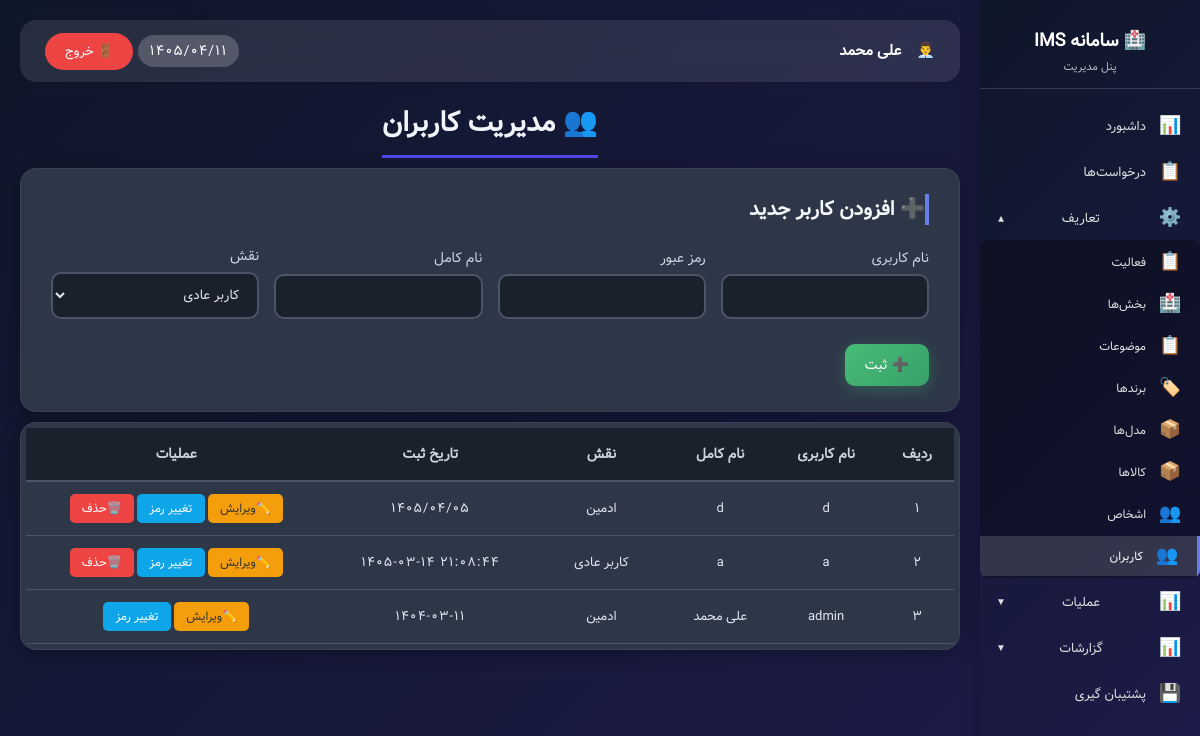
/admin_users.php (signed in), run on the app's committed database.
### tables this page shows
CREATE TABLE `users` (
  `id` int NOT NULL AUTO_INCREMENT,
  `username` varchar(50) NOT NULL,
  `password` varchar(255) NOT NULL,
  `fullname` varchar(100) NOT NULL,
  `role` enum('admin','user') DEFAULT 'user',
  `created_at` varchar(50) DEFAULT NULL,
  PRIMARY KEY (`id`),
  UNIQUE KEY `username` (`username`)
);

### assets/jdf.php (called while the page is built, shortened)
<?php
function gregorian_to_jalali($g_y, $g_m, $g_d)
{
    $g_days_in_month = array(31, 28, 31, 30, 31, 30, 31, 31, 30, 31, 30, 31);
    $j_days_in_month = array(31, 31, 31, 31, 31, 31, 30, 30, 30, 30, 30, 29);
    $gy = $g_y - 1600;
    $gm = $g_m - 1;
    $gd = $g_d - 1;
    $g_day_no = 365 * $gy + floor(($gy + 3) / 4) - floor(($gy + 99) / 100) + floor(($gy + 399) / 400);
    for ($i = 0; $i < $gm; ++$i)
        $g_day_no += $g_days_in_month[$i];
    $g_day_no += $gd;
    $j_day_no = $g_day_no - 79;
    $j_np = floor($j_day_no / 12053);
    $j_day_no %= 12053;
    $jy = 979 + 33 * $j_np + 4 * floor($j_day_no / 1461);
    $j_day_no %= 1461;
    if ($j_day_no >= 366) {
        $jy += floor(($j_day_no - 1) / 365);
        $j_day_no = ($j_day_no - 1) % 365;
    }
    for ($i = 0; $i < 11 && $j_day_no >= $j_days_in_month[$i]; ++$i)
        $j_day_no -= $j_days_in_month[$i];
    $jm = $i + 1;
    $jd = $j_day_no + 1;
    return array($jy, $jm, $jd);
}
function jdate($format, $timestamp = null)
{
    if ($timestamp === null) {
        $timestamp = time();
    }
    $gregorian_year = date("Y", $timestamp);
    $gregorian_month = date("m", $timestamp);
    $gregorian_day = date("d", $timestamp);
    list($jalali_year, $jalali_month, $jalali_day) = gregorian_to_jalali($gregorian_year, $gregorian_month, $gregorian_day);
    $output = '';
    $length = strlen($format);
    for ($i = 0; $i < $length; $i++) {
        $char = $format[$i];
        switch ($char) {
            case 'Y': $output .= $jalali_year; break;
            case 'm': $output .= sprintf("%02d", $jalali_month); break;
            case 'd': $output .= sprintf("%02d", $jalali_day); break;
            default: $output .= $char;
        }
    }
    return $output;
}
function now()
{
    return jdate('Y/m/d');
}
function fa_number($number) {
    $persian = ['۰', '۱', '۲', '۳', '۴', '۵', '۶', '۷', '۸', '۹'];
    $english = ['0', '1', '2', '3', '4', '5', '6', '7', '8', '9'];
    return str_replace($english, $persian, $number);
}
?>

### admin_users.php (the view, shortened to what this page needs)
<?php
require_once 'config/config.php';
require_once 'assets/jdf.php';
$db = getDB();
$users = $db->query("SELECT * FROM users ORDER BY created_at DESC")->fetchAll();
?>
<!DOCTYPE html>
<html lang="fa" dir="rtl">
<head>
</head>
<body>
<div class="admin-wrapper">
    <?php include 'sidebar.php'; ?>
    <div class="main-content">
        <div class="main-header">
            <div class="user-info">
                <span>👨‍💼</span>
                <span class="user-name"><?php echo htmlspecialchars($_SESSION['fullname']); ?></span>
            </div>
            <div>
                <span class="clock-display" id="liveClock"> <?php echo fa_number(now()); ?></span>
                <a href="logout.php" class="logout-btn-sidebar">🚪 خروج</a>
            </div>
        </div>
        <div class="main-title">
            <h1>👥 مدیریت کاربران</h1>
        </div>
        <div class="add-card">
            <h2>➕ افزودن کاربر جدید</h2>
            <form method="post" class="form-row">
                <div class="form-group">
                    <label>نام کاربری</label>
                    <input type="text" name="username" required>
                </div>
                <div class="form-group">
                    <label>رمز عبور</label>
                    <input type="text" name="password" required>
                </div>
                <div class="form-group">
                    <label>نام کامل</label>
                    <input type="text" name="fullname" required>
                </div>
                <div class="form-group">
                    <label>نقش</label>
                    <select name="role">
                        <option value="user">کاربر عادی</option>
                    </select>
                </div>
                <div class="form-group">
                    <button type="submit" name="add_user" class="btn-add">➕ ثبت</button>
                </div>
            </form>
        </div>
        <div class="users-table data-table">
            <table>
                <thead>
                <tr>
                    <th>ردیف</th>
                    <th>نام کاربری</th>
                    <th>نام کامل</th>
                    <th>نقش</th>
                    <th>تاریخ ثبت</th>
                    <th>عملیات</th>
                </tr>
                </thead>
                <tbody>
                <?php $row_num = 1; foreach ($users as $user): ?>
                    <tr>
                        <td><?php echo fa_number($row_num); ?></td>
                        <td><?php echo htmlspecialchars($user['username']); ?></td>
                        <td><?php echo htmlspecialchars($user['fullname']); ?></td>
                        <td>
                            <span class="role-badge <?php echo $user['role'] == 'admin' ? 'role-admin' : 'role-user'; ?>">
                                <?php echo $user['role'] == 'admin' ? 'ادمین' : 'کاربر عادی'; ?>
                            </span>
                        </td>
                        <td class="date"><?php echo fa_number(htmlspecialchars($user['created_at'])); ?></td>
                        <td class="action-buttons">
                            <button class="edit-btn" onclick='openEditModal(<?php echo $user['id']; ?>,
                                    "<?php echo htmlspecialchars($user['username']); ?>",
                                    "<?php echo htmlspecialchars($user['fullname']); ?>",
                                    "<?php echo $user['role']; ?>",
                            <?php echo isset($_SESSION['limited_admin']) && $_SESSION['limited_admin'] === true ? 'true' : 'false'; ?>)'>✏️ویرایش</button>
                            <button class="password-btn" onclick="openPasswordModal(<?php echo $user['id']; ?>)">تغییر رمز</button>
                            <?php if ($user['id'] != $_SESSION['user_id']): ?>
                                <button class="delete-btn" onclick="confirmDelete(<?php echo $user['id']; ?>, '<?php echo htmlspecialchars($user['username']); ?>')">🗑️حذف</button>
                            <?php endif; ?>
                        </td>
                    </tr>
                    <?php $row_num++; endforeach; ?>
                </tbody>
            </table>
        </div>
    </div>
</div>
</body>
</html>

### data on the page
users: row_num "۱", username "d", fullname "d", role "ادمین", created_at "۱۴۰۵/۰۴/۰۵"
users: row_num "۲", username "a", fullname "a", role "کاربر عادی", created_at "۱۴۰۵-۰۳-۱۴ ۲۱:۰۸:۴۴"
users: row_num "۳", username "admin", fullname "علی محمد", role "ادمین", created_at "۱۴۰۴-۰۳-۱۱"

### other printed values
$_SESSION['fullname'] "علی محمد"
